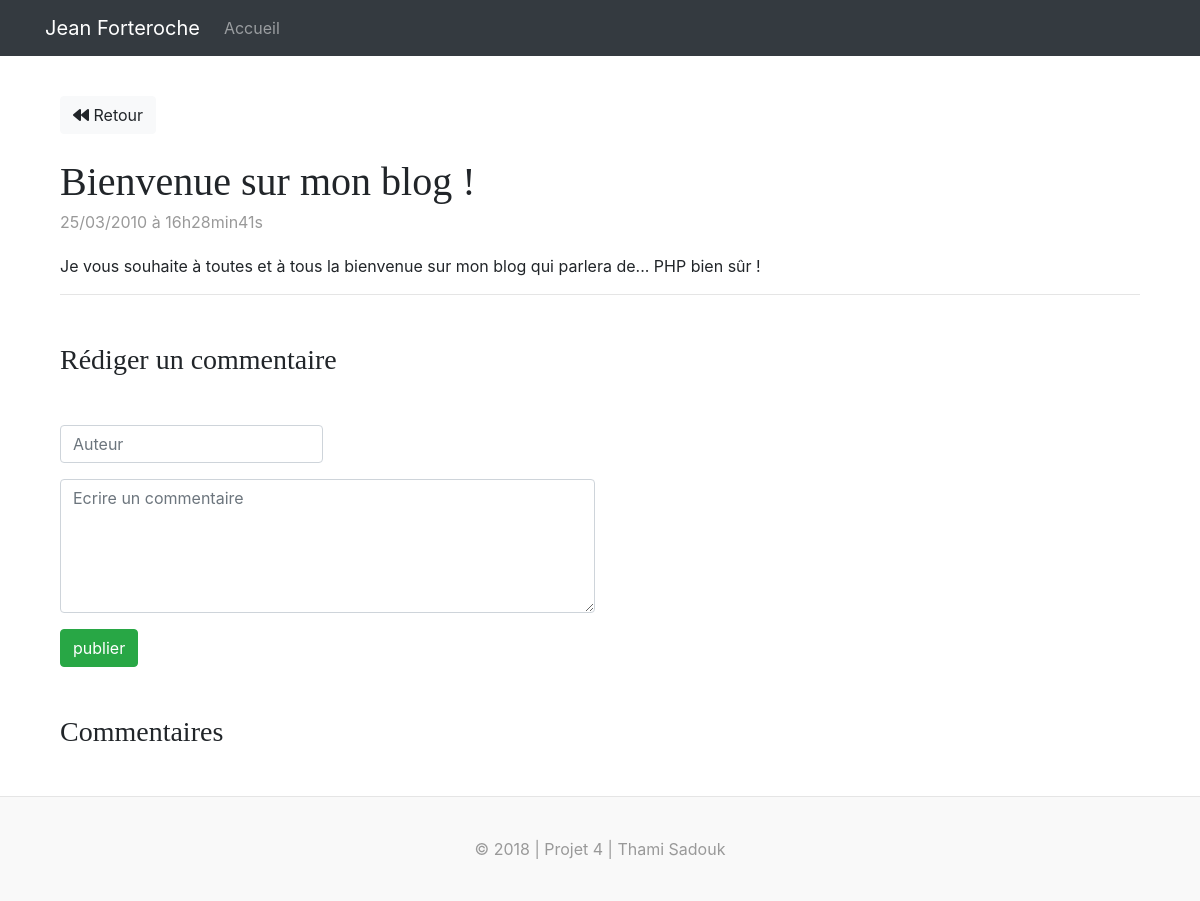
/postsController/showPost/1, run on the app's committed database.
### tables this page shows
CREATE TABLE `posts` (
  `id` int(11) NOT NULL,
  `user_id` int(11) NOT NULL,
  `title` varchar(255) NOT NULL,
  `content` text NOT NULL,
  `creation_date` datetime NOT NULL
);

### app/controllers/PostsController.php (called while the page is built, shortened)
<?php
class PostsController extends BaseController
{
    public function __construct()
    {
        $this->postModel = $this->loadModel('PostManager');
    }
    public function showPost($postId = null)
    {
        $post = $this->postModel->getPostById($postId);
        $comments = $this->postModel->getComments($postId);
        $data = [
            'post' => $post,
            'comments' => $comments
        ];
        $this->loadView('postView', $data, $this->dataForm);
    }
}

### app/libraries/Core.php (called while the page is built, shortened)
<?php
class Core
{
    protected $currentController = 'PostsController';
    protected $currentMethod = 'index';
    protected $params =[];
    protected $url;
    public function __construct()
    {
        $this->url = $this->getUrl();
        call_user_func_array([$this->currentController, $this->currentMethod], $this->params);
    }
    public function getUrl()
    {
        if(isset($_GET['url'])) {
            $url = rtrim($_GET['url'], '/');
            $url = filter_var($url, FILTER_SANITIZE_URL);
            $url = explode('/', $url);
            return $url;
        }
    }
    public function getController()
    {
        if(file_exists('../app/controllers/' . ucwords($this->url[0]). '.php')) {
            $this->currentController = ucwords($this->url[0]);
        }
        $this->currentController = new $Class;
    }
    public function getMethod()
    {
        if(isset($this->url[1])) {
            if(method_exists($this->currentController, $this->url[1])) {
                $this->currentMethod = $this->url[1];
            }
        }
    }
    public function getParams()
    {
        $this->params = $this->url ? array_values($this->url) : [];
    }
}

### public/index.php (called while the page is built, shortened)
<?php
$init = new \App\Libraries\Core();

### app/entity/Post.php (called while the page is built, shortened)
<?php
class Post
{
    private $id;
    private $title;
    private $content;
    private $creationDateFr;
    public function getId()
    {
        return $this->id;
    }
    public function setId($id)
    {
        $id = (int) $id;
        $this->id = $id;
    }
    public function getTitle()
    {
        return htmlspecialchars($this->title);
    }
    public function setTitle($title)
    {
        $this->title = $title;
    }
    public function getContent()
    {
        return $this->content;
    }
    public function setContent($content)
    {
        $this->content = $content;
    }
    public function getCreationDateFr()
    {
        return $this->creationDateFr;
    }
    public function setCreationDateFr($creationDateFr)
    {
        $this->creationDateFr = $creationDateFr;
    }
}

### app/libraries/Database.php (called while the page is built, shortened)
<?php
class Database
{
    private $host = DB_HOST;
    private $username = DB_USER;
    private $password = DB_PASS;
    private $dbname = DB_NAME;
    private function dbConnect()
    {
        $dsn = 'mysql:host=' . $this->host . ';dbname=' . $this->dbname;
        $options = [
            \PDO::ATTR_PERSISTENT => true,
            \PDO::ATTR_ERRMODE => \PDO::ERRMODE_EXCEPTION
        ];
        try
        {
            $this->pdo = new \PDO($dsn, $this->username, $this->password, $options);
            return $this->pdo;
        }
        catch(\Exception $e)
        {
            die('Erreur : ' .$e->getMessage());
        }
    }
}

### app/models/PostManager.php (called while the page is built, shortened)
<?php
class PostManager extends Database
{
    public function getPostById($postId)
    {
        $req = $this->pdo->prepare('
            SELECT id, user_id
            AS userId, title, content, DATE_FORMAT(creation_date, \'%d/%m/%Y à %Hh%imin%ss\') creationDateFr
            FROM posts WHERE id = ?');
        $req->execute(array($postId));
        $data = $req->fetch();
        if(!is_bool($data)) {
            $post =  new Post($data);
            return $post;
        }
        return $data;
    }
}

### app/views/postView.php (the view, shortened to what this page needs)
<div class="col">
<a href="<?= URLROOT; ?>" class="btn btn-light my-4"><i class="fas fa-backward"></i> Retour</a>
<div class="blog-post mb-3">
    <h2 class="blog-post-title"><?= $data['post']->getTitle(); ?></h2>
    <p class="blog-post-meta"><?= $data['post']->getCreationDateFr(); ?></p>
    <p><?= $data['post']->getContent(); ?><br></p>
</div>
<hr>
    <h3 class="my-5">Rédiger un commentaire</h3>
    <form action="<?= URLROOT; ?>/postsController/showPost/<?= $data['post']->getId(); ?>" method="post">
        <div class="form-row form-group">
            <div class="col-sm-3">
                <input id="author" type="text" name="author" class="form-control <?= (!empty($dataForm['author_err'])) ? 'is-invalid' : ''; ?>" value="<?= $dataForm['author']; ?>" placeholder="Auteur">
            </div>
        </div>
        <div class="form-row form-group">
            <div class="col-sm-6">
                <textarea id="comment" name="comment" rows="5" placeholder="Ecrire un commentaire" class="form-control <?= (!empty($dataForm['comment_err'])) ? 'is-invalid' : ''; ?>"><?= $dataForm['comment']; ?></textarea>
            </div>
        </div>
        <input type="submit" class="btn btn-success" value="publier">
    </form>
</div>
<div class="blog-post my-5">
    <div class="col-md-6">
    <h3>Commentaires</h3>
    </div>
</div>
    <?php require('template.php'); ?>

### public/css/custom.css (style rules this page uses)
h1, h2, h3, h4, h5, h6 { font-family: "Playfair Display", Georgia, "Times New Roman", serif; }
.blog-post { margin-bottom: 4rem; }
.blog-post-title { margin-bottom: .25rem; font-size: 2.5rem; }
.blog-post-meta { margin-bottom: 1.25rem; color: #999; }

### data on the page
posts: title "Bienvenue sur mon blog !", content "Je vous souhaite à toutes et à tous la bienvenue sur mon blog qui parlera de... PHP bien sûr !"

### other printed values
SITENAME "Jean Forteroche"
$data['post']->getCreationDateFr() "25/03/2010 à 16h28min41s"
